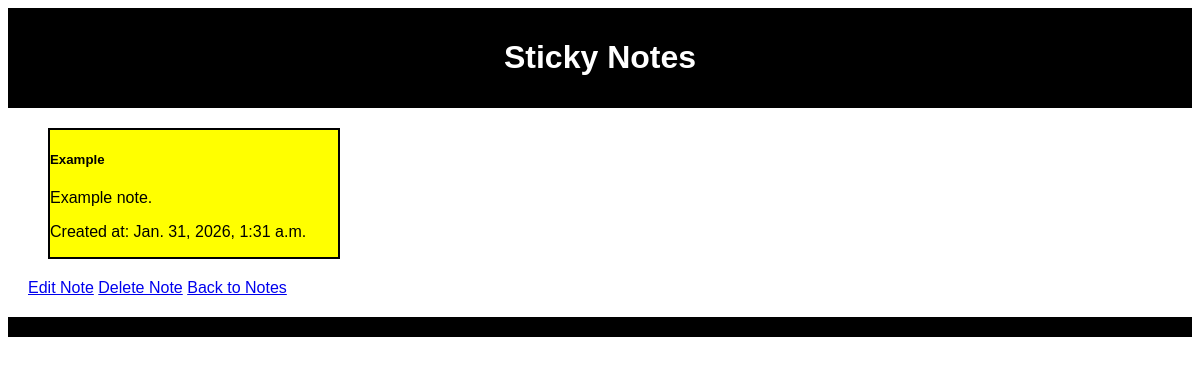
/note/1/, run on the app's committed database.
### notes/models.py (models this page shows, shortened)
class Note(models.Model):
    title = models.CharField(max_length=200)
    content = models.TextField()
    date_assigned = models.DateTimeField(auto_now_add=True)
    user = models.ForeignKey(
        "User", on_delete=models.CASCADE, null=True, blank=True
    )

### notes/views.py (the view)
# urls.py: path("note/<int:pk>/", view_note, name="view_note"),
def view_note(request, pk):
    note = get_object_or_404(Note, pk=pk)
    return render(request, "notes/view_note.html", {"note": note})

### notes/templates/notes/view_note.html (shortened to what this page needs)
{% extends 'base.html' %}
{% block content %}
    <div class="card" style="width: 18rem;">
        <div class="card-body">
            <h5 class="card-title">
                {{note.title}}
            </h5>
            <p class="card-text">
                {{ note.content}}
            </p>
            <p>
                Created at: {{ note.date_assigned }}
            </p>
        </div>
    </div>
    <a href="{% url 'edit_note' pk=note.pk %}"> Edit Note</a>
    <a href="{% url 'delete_note' pk=note.pk %}"> Delete Note</a>
    <a href="{% url 'all_notes' %}">Back to Notes</a>
{% endblock %}

### notes/static/notes/style.css (style rules this page uses)
body { font-family: "Arial", sans-serif; }
.card { background-color: yellow; border: 2px solid black; margin: 20px }

### data on the page
Note: title "Example", content "Example note.", date_assigned "Jan. 31, 2026, 1:31 a.m."
